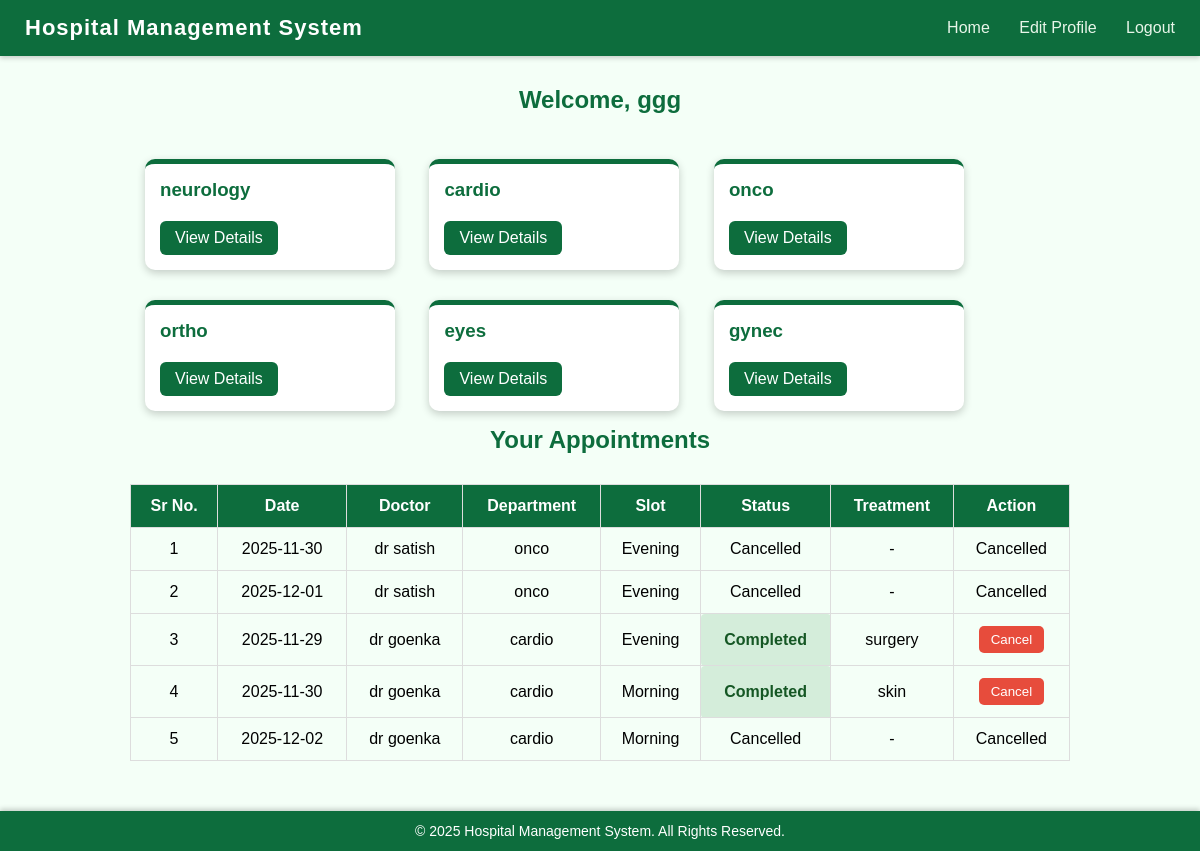
The app's page /patient_dashboard (signed in), older data.
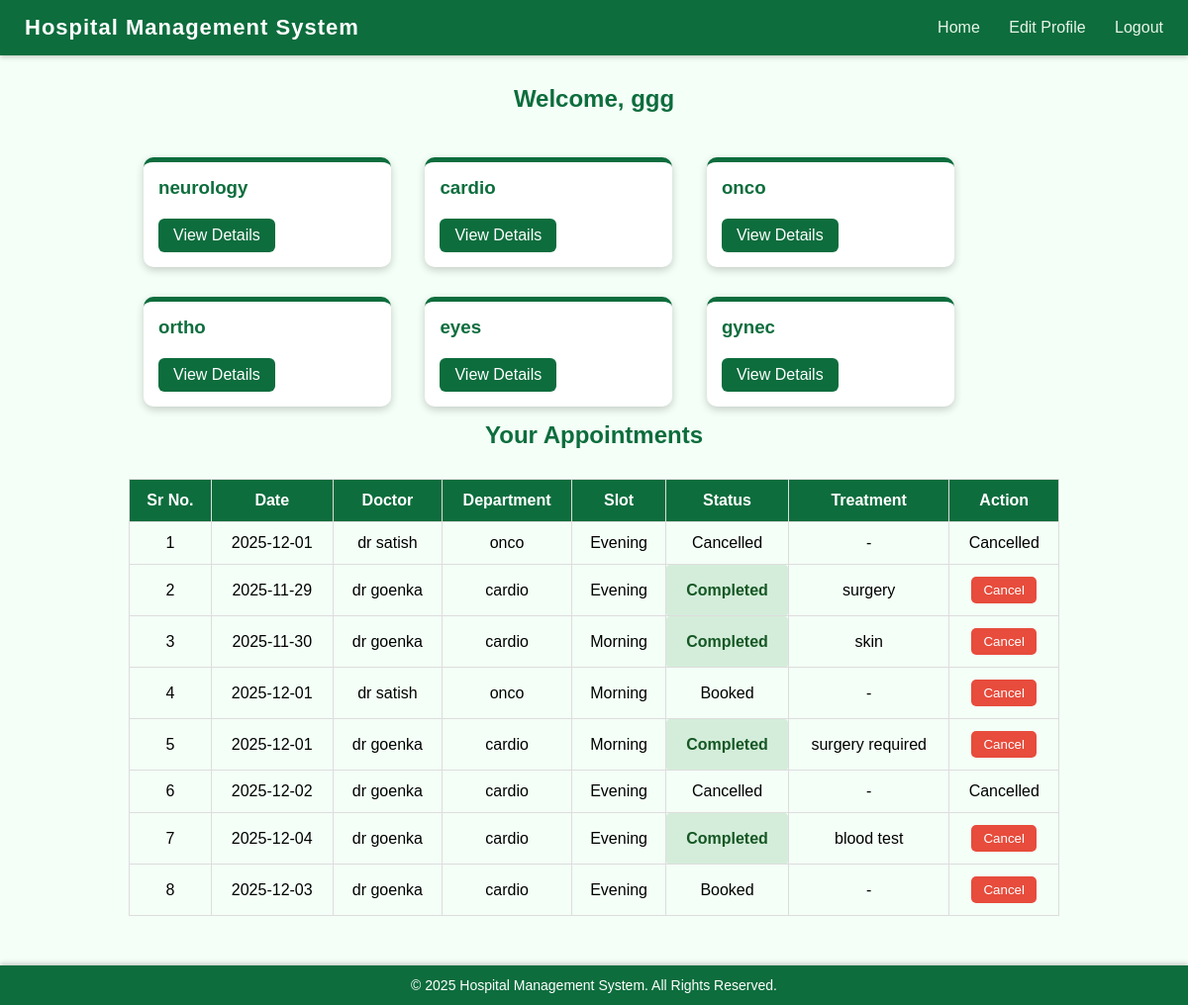
The same page, newer data.
### app.py (models this page shows)
class Department(db.Model):
    __tablename__='departments'
    id=db.Column(db.Integer,primary_key=True)
    department_name=db.Column(db.String(100),unique=True,nullable=False)
    description=db.Column(db.Text,nullable=True)
    doctors=db.relationship("User",back_populates="department")

class Appointment(db.Model):
    __tablename__='appointment'
    id=db.Column(db.Integer,primary_key=True)
    date=db.Column(db.String(20))
    time=db.Column(db.String(20))
    status=db.Column(db.String(20),default='Booked')#pending approved or cancelled
    user_id = db.Column(db.Integer)
    patient_id = db.Column(db.Integer, db.ForeignKey("users.id"), nullable=False)
    doctor_id = db.Column(db.Integer, db.ForeignKey("users.id"), nullable=False)
    treatment_name=db.Column(db.String(250))
    patient = db.relationship('User', foreign_keys=[patient_id], backref='appointments_as_patient')
    doctor = db.relationship('User', foreign_keys=[doctor_id], backref='appointments_as_doctor')

class User(db.Model):
    __tablename__='users'
    id=db.Column(db.Integer,primary_key=True)
    username=db.Column(db.String(150),unique=True,nullable=False)
    email=db.Column(db.String(150),unique=True,nullable=False)
    password=db.Column(db.String(150),nullable=False)
    role=db.Column(db.String(50),nullable=False)#eg doctor admin patient
    created_at=db.Column(db.DateTime,default=datetime.utcnow)
    department_id=db.Column(db.Integer,db.ForeignKey('departments.id'),nullable=True)
    department=db.relationship("Department",back_populates="doctors")
    experience=db.Column(db.Integer,nullable=True)
    qualifications=db.Column(db.String(250),nullable=True)
    blacklisted=db.Column(db.Boolean, default=False)
    availabilities = db.relationship('DoctorAvailability', back_populates='doctor', cascade="all, delete-orphan")

### app.py (the view)
@app.route('/patient_dashboard')
def patient_dashboard ():
    patient_id = session['id']
    patient_name = session['name']
    departments = Department.query.all()
    appointments = Appointment.query.filter_by(patient_id=patient_id).all()
    return render_template('patient_dashboard.html',patient_name=patient_name, departments=departments,appointments=appointments)

### templates/patient_dashboard.html (shortened to what this page needs)
{% extends "base.html" %}
{% block content %}
<div class="dashboard-container">
    <h2>Welcome, {{ patient_name }}</h2>
    {% for dept in departments %}
    <div class="dept-box">
        <h3>{{ dept.department_name }}</h3>
        <a href="{{ url_for('see_department', dept_id=dept.id) }}" class="view-btn">View Details</a>
    </div>
    {% endfor %}
    <h2>Your Appointments</h2>
    {% if appointments %}
    <table class="appointment-table">
        <thead>
            <tr>
                <th>Sr No.</th>
                <th>Date</th>
                <th>Doctor</th>
                <th>Department</th>
                <th>Slot</th>
                <th>Status</th>
                <th>Treatment</th>
                <th>Action</th>
            </tr>
        </thead>
        <tbody>
            {% for appt in appointments %}
            <tr>
                <td>{{ loop.index }}</td>
                <td>{{ appt.date }}</td>
                <td>{{ appt.doctor.username }}</td>
                <td>{{ appt.doctor.department.department_name }}</td>
                <td>{{ appt.time|capitalize }}</td>
                <td class="{% if appt.status == 'Completed' %}completed{% endif %}">{{ appt.status }}</td>
                <td>{{ appt.treatment_name if appt.treatment_name else '-' }}</td>
                <td>
                    {% if appt.status != 'Cancelled' %}
                    <form method="POST" action="{{ url_for('cancel_appointment', appt_id=appt.id) }}">
                        <button type="submit" class="cancel-btn">Cancel</button>
                    </form>
                    {% else %}
                    <span class="cancelled-text">Cancelled</span>
                    {% endif %}
                </td>
            </tr>
            {% endfor %}
        </tbody>
    </table>
    {% else %}
    <p style="text-align:center; margin-top:20px;">No appointments booked yet.</p>
    {% endif %}
</div>
{% endblock %}

### templates/base.html (shortened to what this page needs)
<!DOCTYPE html>
<html lang="en">
<head>
</head>
<body>
<nav class="nav_bar">
    <div class="logo">Hospital Management System</div>
    <div class="nav-links">
    {% if session.get('role') == 'patient' %}
        <a href="{{ url_for('patient_dashboard') }}">Home</a>
        <a href="{{ url_for('edit_profile') }}">Edit Profile</a>
        <a href="{{ url_for('logout') }}">Logout</a>
    {% elif session.get('role') == 'doctor' %}
        <a href="{{ url_for('doctor_dashboard') }}">Home</a>
        <a href="{{ url_for('logout') }}">Logout</a>
    {% elif session.get('role') == 'admin' %}
        <a href="{{ url_for('admin_dashboard') }}">Home</a>
        <a href="{{ url_for('logout') }}">Logout</a>
    {% else %}
        <a href="{{ url_for('registration') }}">Register</a>
        <a href="{{ url_for('login') }}">Login</a>
    {% endif %}
</div>
</nav>
{% block content %}
{% endblock %}
<footer class="site-footer">
    <p>&copy; 2025 Hospital Management System. All Rights Reserved.</p>
</footer>
</body>
</html>

### templates/base.html (style rules this page uses)
* { margin: 0; padding: 0; box-sizing: border-box; font-family: Arial, Helvetica, sans-serif; }
.nav_bar { background-color: #0d6d3d; color: white; padding: 15px 25px; display: flex; justify-content: space-between; align-items: center; box-shadow: 0 2px 5px rgba(0,0,0,0.2); }
.logo { font-size: 22px; font-weight: bold; letter-spacing: 1px; }
.nav-links a { color: #e8f5e9; margin-left: 25px; text-decoration: none; font-size: 16px; font-weight: 500; transition: 0.3s ease; }
.site-footer { background-color: #0d6d3d; color: white; text-align: center; padding: 12px; margin-top: 40px; position: fixed; bottom: 0; left: 0; width: 100%; font-size: 14px; box-shadow: 0 -2px 5px rgba(0,0,0,0.2); }
body { background: #f4fff7; padding-bottom: 60px; }

### templates/patient_dashboard.html (style rules this page uses)
.dashboard-container { padding: 30px; max-width: 1000px; margin: auto; }
h2 { text-align: center; margin-bottom: 30px; color: #0d6d3d; }
.appointment-table { width: 100%; border-collapse: collapse; margin-top: 20px; }
.appointment-table th, .appointment-table td { border: 1px solid #ddd; padding: 12px; text-align: center; }
.appointment-table th { background-color: #0d6d3d; color: white; }
.cancel-btn { background-color: #e74c3c; color: white; padding: 6px 12px; border: none; border-radius: 5px; cursor: pointer; text-decoration: none; }
.completed { background-color: #d4edda; color: #155724; font-weight: bold; border-radius: 4px; padding: 5px; }
.dept-box { width: 250px; background: white; border-radius: 10px; padding: 15px; box-shadow: 0 3px 8px rgba(0,0,0,0.2); display: inline-block; margin: 15px; border-top: 5px solid #0d6d3d; }
.dept-box h3 { color: #0d6d3d; margin-bottom: 10px; }
.view-btn { display: inline-block; margin-top: 10px; background: #0d6d3d; padding: 8px 15px; color: white; text-decoration: none; border-radius: 6px; }

Row changes from the older to the newer data that the page shows:
removed Appointment: date "2025-11-30", doctor.username "dr satish", doctor.department.department_name "onco", time "Evening", status "Cancelled", treatment_name "-"
removed Appointment: date "2025-12-02", doctor.username "dr goenka", doctor.department.department_name "cardio", time "Morning", status "Cancelled", treatment_name "-"
added Appointment: date "2025-12-01", doctor.username "dr satish", doctor.department.department_name "onco", time "Morning", status "Booked", treatment_name "-"
added Appointment: date "2025-12-01", doctor.username "dr goenka", doctor.department.department_name "cardio", time "Morning", status "Completed", treatment_name "surgery required"
added Appointment: date "2025-12-02", doctor.username "dr goenka", doctor.department.department_name "cardio", time "Evening", status "Cancelled", treatment_name "-"
added Appointment: date "2025-12-04", doctor.username "dr goenka", doctor.department.department_name "cardio", time "Evening", status "Completed", treatment_name "blood test"
added Appointment: date "2025-12-03", doctor.username "dr goenka", doctor.department.department_name "cardio", time "Evening", status "Booked", treatment_name "-"
